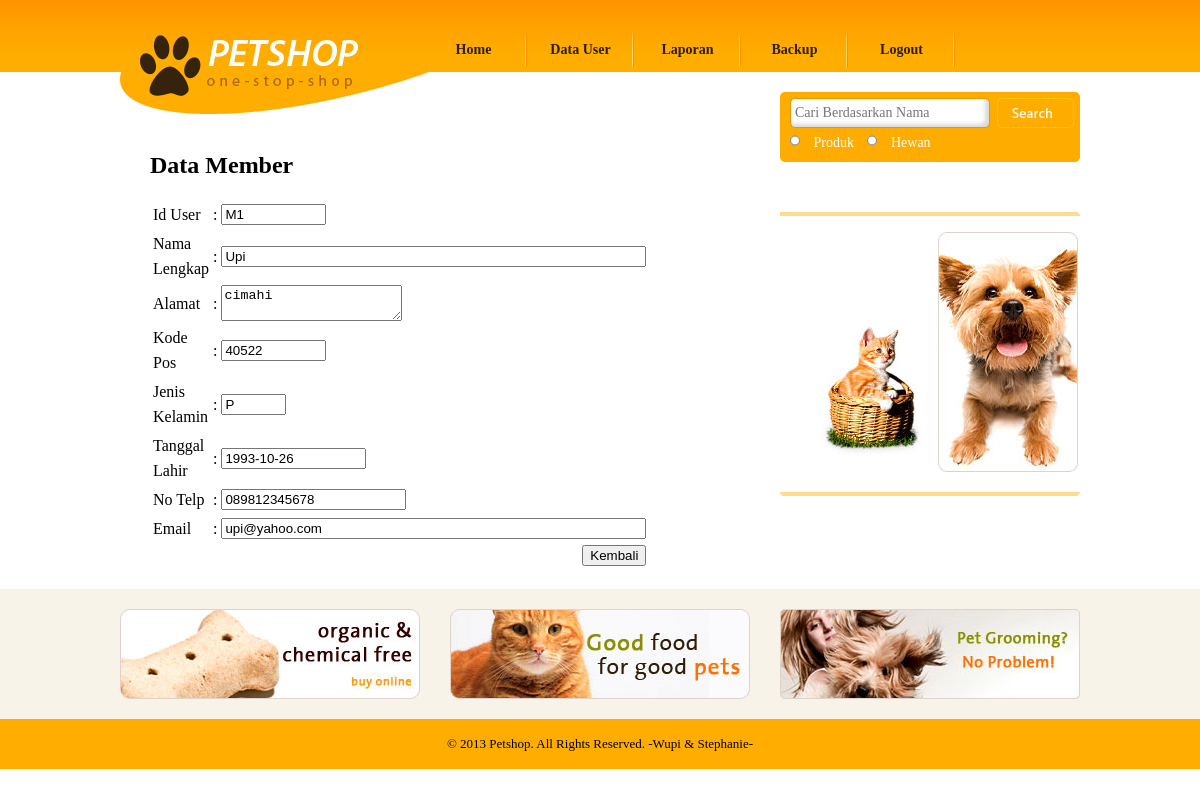
Page /PETSHOP/admin_lihat_member.php?id_user=M1 on the committed database.
### tables this page shows
CREATE TABLE `user` (
  `id_user` char(8) NOT NULL,
  `password` varchar(50) NOT NULL DEFAULT '',
  `status_akses` char(8) NOT NULL,
  `nama_lengkap` varchar(30) NOT NULL,
  `alamat` varchar(50) NOT NULL,
  `kode_pos` char(8) NOT NULL,
  `jk` enum('L','P') NOT NULL,
  `tgl_lahir` date DEFAULT NULL,
  `no_telp` varchar(12) NOT NULL,
  `email` varchar(50) DEFAULT NULL,
  PRIMARY KEY (`id_user`)
);

### PETSHOP/admin_lihat_member.php (the view, shortened to what this page needs)
<!DOCTYPE html PUBLIC "-//W3C//DTD XHTML 1.0 Transitional//EN" "http://www.w3.org/TR/xhtml1/DTD/xhtml1-transitional.dtd">
<html xmlns="http://www.w3.org/1999/xhtml">
<head>
	<link href="css/style.css" rel="stylesheet" type="text/css" />
</head>
<body>
			<?php include "header_admin.php"; ?>
			<div id="body">
			       <div id="content">
				        <div class="content">
							<div class="about">
							     <h2>Data Member</h2>
                                 <ul>
									<li>
									<?php
include "koneksi.php";
$login=mysql_query("SELECT * FROM user WHERE id_user='$_GET[id_user]'");
$row=mysql_fetch_array($login);
?>
	<FORM method=POST action="confirm.php">
	<TABLE width="80%" >
					 <tr>
                    <td width="171">Id User</td>
                    <td width="7"> :</td>
                    <td width="365"><input type="text" size=10 readonly  name="no" value="<?php echo $row['id_user'];?>" /></td>
                  </tr>
				  <tr>
                    <td width="171">Nama Lengkap</td>
                    <td width="7"> :</td>
                    <td width="365"><input type="text" size=50 readonly width=350 name="nama_lengkap" value="<?php echo $row['nama_lengkap'];?>" /></td>
                  </tr>
                  <tr>
                    <td>Alamat</td>
                    <td>:</td>
                    <td><textarea name="alamat" readonly width="150" height="150"><?php echo $row['alamat'];?></textarea></td>
                  </tr>
                <tr>
                 <td>Kode Pos</td>
                  <td>: </td>
                  <td><input name="kode_pos" type="text" readonly value="<?php echo $row['kode_pos']?>" size="10" maxlength="10" width=350 /></td>
                </tr>
				<tr>
                 <td>Jenis Kelamin</td>
                  <td>: </td>
                  <td><input name="jk" type="text" readonly value="<?php echo $row['jk']?>" size="5" maxlength="5" width=350 /></td>
                </tr>
				<tr>
                 <td>Tanggal Lahir</td>
                  <td>: </td>
                  <td><input name="tgl_lahir"  readonly type="text" value="<?php echo $row['tgl_lahir']?>" size="15" maxlength="15" width=350 /></td>
                </tr>
                  <tr>
                    <td>No Telp</td>
                    <td>:</td>
                    <td><input name="no_telp" readonly type="text" value="<?php echo $row['no_telp'];?>" size="20" maxlength="20" width=350 /></td>
                  </tr>
                  <tr>
                    <td>Email</td>
                    <td>:</td>
                    <td><input name="email" readonly type="text"  value="<?php echo $row['email'];?>" size="50" width=350 /></td>
                  </tr>
				  <tr>
					<td  colspan=3 align=right>
					<input type="button" value="Kembali" onclick=self.history.back()>
					</td>
				  </tr>
	</TABLE>
	</FORM>
									</li>
								 </ul>
							</div>
						</div>
					    <div id="sidebar">
								<?php include "admin_cari.php"; ?>
                               <?php include "shoping_guide.php"; ?>
				   <?php include "iklan.php"; ?>
			<div id="footer">
			        <?php include "footer.php"; ?>
			</div>
</body>
</html>
</body>
</html>

### PETSHOP/css/style.css (style rules this page uses)
body { margin:0; padding:0; background: url("../images/bg-body.gif"); background-repeat:repeat-x; }
#body div#content { width:960px; margin:0 auto; overflow:hidden; background-image:none; height:auto; overflow:hidden; }
#body div#content .content { float:left; width:640px; margin-right:20px; background-image:none; height:auto; overflow:hidden; }
#body #content .content h2 { font-family: "Myriad Pro"; margin: 80px 0 0 30px; }
#body #content .content ul { margin:0; padding:0; list-style-type:none; }
#body #content .content ul li { width:300px; padding:0 10px; margin:0 0 20px 0; float:left; line-height:25px; height:auto; }
#body #content .content .about { width:640px; height:auto; overflow:hidden; }
#body #content .content .about h2 { margin:80px 0 0 30px; font-family: "Myriad Pro"; }
#body #content .content .about ul { margin:0; padding:0; list-style-type:none; }
#body #content .content .about ul li { clear:both; width:600px; padding:20px 10px 0 30px; }
#body #content #sidebar { float:left; width:300px; background-image:none; }
#footer { background-color:#310000; background-image:none; }

### rows in the picture
user: no "M1", nama_lengkap "Upi", alamat "cimahi", kode_pos "40522", jk "P", tgl_lahir "1993-10-26", no_telp "089812345678", email "upi@yahoo.com"
